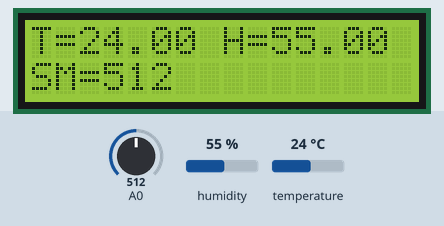
Simulated run of this sketch. Board: Arduino Uno, built with avr-gcc and run on an emulated ATmega328P. On the bench: 16×2 character LCD. The test bench sets the inputs (shaded band); at power-on: humidity 55 %, A0 = 512, temperature 24 °C. What the sketch prints to the serial monitor is not drawn.

Above: at 1.2 s.
1.3 s: humidity set to 22 %
At 3.3 s:
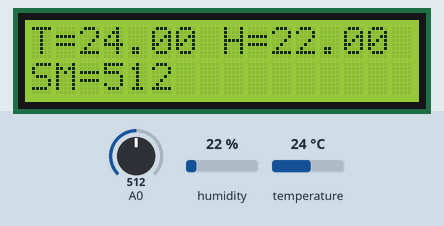
3.6 s: A0 set to 716
At 5.4 s:
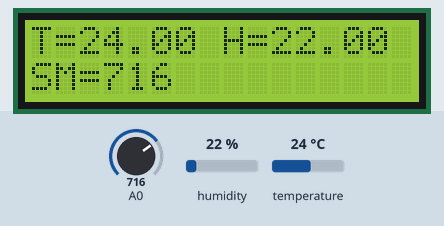
5.7 s: temperature set to 12 °C
At 7.2 s:
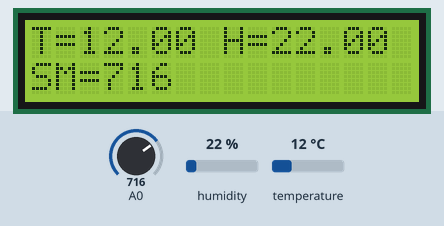
7.8 s: A0 set to 900
At 9.1 s:
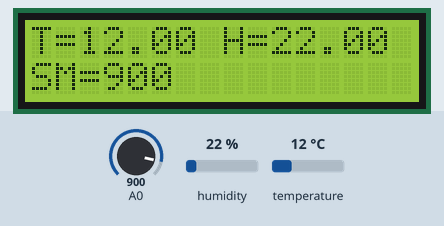
9.9 s: humidity set to 40 %
At 11.0 s:
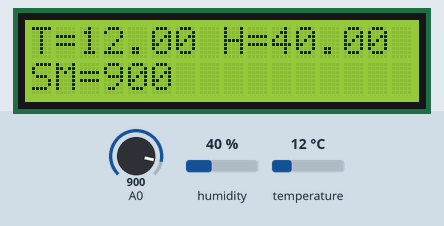
11.9 s: A0 set to 1023
At 12.9 s:
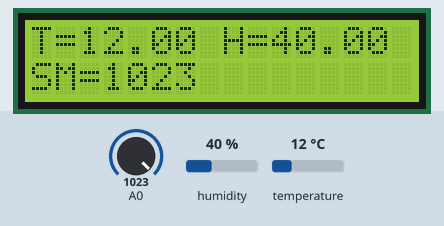
Timing chart, 0 to 14.9 s (numbered marks = the images above; inputs shaded):
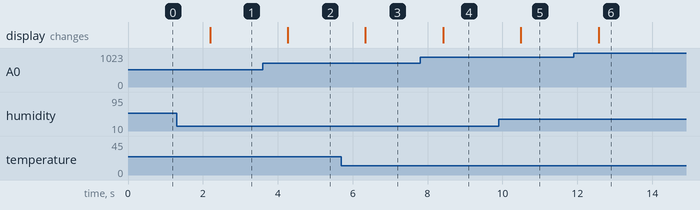

The sketch:

combine.ino
```cpp
#include <DHT.h>
#include <LiquidCrystal_I2C.h>

DHT dht(4, DHT11);
LiquidCrystal_I2C lcd_i2c(0x27);

void setup()
{
  Serial.begin(9600);
  dht.begin();
  lcd_i2c.begin(16, 2);
  pinMode(3, INPUT);
  lcd_i2c.clear();
}

void loop()
{
  Serial.print("溫度=");
  Serial.println(dht.readTemperature());
  Serial.print("濕度=");
  Serial.println(dht.readHumidity());
  Serial.print("土壤濕度=");
  Serial.println(analogRead(14));

  lcd_i2c.setCursor(0,0);
  lcd_i2c.print("T=");
  lcd_i2c.setCursor(2,0);
  lcd_i2c.print(dht.readTemperature());
  lcd_i2c.setCursor(8,0);
  lcd_i2c.print("H=");
  lcd_i2c.setCursor(10,0);
  lcd_i2c.print(dht.readHumidity());

  lcd_i2c.setCursor(0,1);
  lcd_i2c.print("SM=");
  lcd_i2c.setCursor(3,1);
  lcd_i2c.print(analogRead(14));

  delay(1000);
}
```

Measured:
- after the input at 1.3 s, the display: changes after 0.89 s (image 1)
- after the input at 3.6 s, the display: changes after 0.67 s (image 2)
- after the input at 5.7 s, the display: changes after 0.64 s (image 3)
- after the input at 7.8 s, the display: changes after 0.62 s (image 4)
- after the input at 9.9 s, the display: changes after 0.59 s (image 5)
- after the input at 11.9 s, the display: changes after 0.67 s (image 6)
